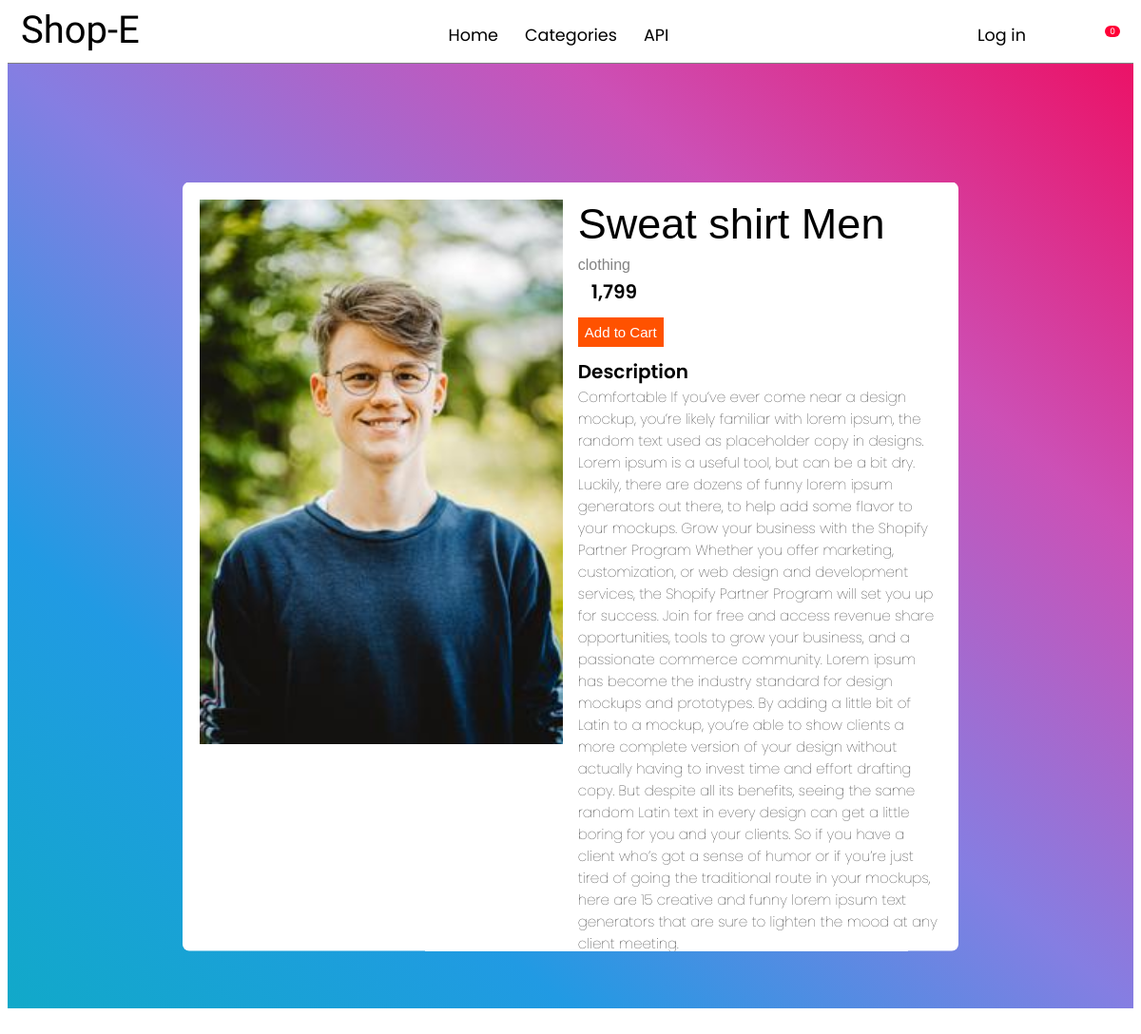
Screenshot of /products/3/detail with the database file from the repository.
### shop/models.py (models this page shows, shortened)
class ProductImage(models.Model):
    product = models.ForeignKey(Product, on_delete = models.CASCADE)
    image = models.ImageField(upload_to = 'image')

class Product(models.Model):
    name = models.CharField(max_length=40)
    description = models.TextField()
    price = models.CharField(max_length=10)
    category = models.TextChoices('category','clothing electronics food')
    category = models.CharField(max_length = 20, blank=True, choices = category.choices)

### shop/views.py (the view)
# urls.py: path('products/<int:pk>/detail', views.ProductDetailView.as_view(), name='product-detail'),
class ProductDetailView(DetailView):
    model = ProductImage
    template_name = 'shop/product_detail.html'
    context_object_name = 'product'

### shop/templates/shop/product_detail.html (shortened to what this page needs)
{% extends 'shop/base.html' %}
{% block container %}
<div class="detail-container">
    <div>
        <div class="image">
            <img src="{{ product.image.url }}" alt="">
        </div>
        <div class="detail">
            <span style="font: 45px Arial">{{ product.product.name }}</span>
            <a href="{% url 'product-category' product.product.category %}">{{ product.product.category }}</a>
            <span><i style="font-size: large;" class="icofont-rupee"></i>{{ product.product.price }}</span>
            <div>
                {% if product.product.name in request.session.cart  %}
                <a class="goto" href="{% url 'cart' %}">Go to Cart</a>
                {% else  %}
                <button value="{{ product.product.name }}" >Add to Cart</button>
                {% endif %}
            </div>
            <span>Description</span>
            <span style="font-weight: 100; font-size: 15px;"> {{ product.product.description }}</span>
        </div>
    </div>
</div>
{% endblock container %}

### shop/static/shop/css/style.css (style rules this page uses)
* { transition: height 0.66s ease-in; transition: width 0.66s ease-in; }
.detail-container { width: 100%; height: 90vh; background-image: linear-gradient(to right top, #11a9c9, #219ae3, #857ee2, #cc50b6, #eb1267); }
.detail-container>div { border-radius: 7px; padding: 18px; background: rgb(255,255,255); position: absolute; top: 54%; left: 50%; transform: translate(-50%,-50%); font: 20px 'Poppins'; display: grid; grid-template-columns: 49% 49%; gap: 2%; max-height: 70%; min-width: 65%; overflow: scroll; }
.detail-container .image img { width: 100%; }
.detail-container .detail span { display: block; font-weight: 600; }
.detail-container a { font: 0.8em sans-serif; text-decoration: none; color: rgb(131, 131, 131); }
.detail-container .detail div { margin: 11px 0px; }
.detail-container .detail div button, .detail-container .detail div .goto { background: #ff5200; font-size: 15px; color: white; padding: 7px; border: none; }

### rows the page displays
ProductImage: image (picture), product.name "Sweat shirt Men", product.category "clothing", product.price "1,799", product.description "Comfortable If you’ve ever come near a design mockup, you’re likely familiar with lorem ipsum, the random text used as placeholder copy in designs. Lorem ipsum is a useful tool, but can be a bit dry. Luckily, there are dozens of funny lorem ipsum generators out there, to help add some flavor to your mockups. Grow your business with the Shopify Partner Program Whether you offer marketing, customization, or web design and development services, the Shopify Partner Program will set you up for success. Join for free and access revenue share opportunities, tools to grow your business, and a passionate commerce community. Lorem ipsum has become the industry standard for design mockups and…"

### other values shown
{{ request.session.cart|length }} "0"
